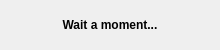
<?xml version="1.0" encoding="UTF-8"?>
<ui version="4.0">
 <class>wait</class>
 <widget class="QDialog" name="wait">
  <property name="geometry">
   <rect>
    <x>0</x>
    <y>0</y>
    <width>220</width>
    <height>50</height>
   </rect>
  </property>
  <property name="sizePolicy">
   <sizepolicy hsizetype="Fixed" vsizetype="Fixed">
    <horstretch>0</horstretch>
    <verstretch>0</verstretch>
   </sizepolicy>
  </property>
  <property name="minimumSize">
   <size>
    <width>220</width>
    <height>50</height>
   </size>
  </property>
  <property name="maximumSize">
   <size>
    <width>220</width>
    <height>50</height>
   </size>
  </property>
  <property name="windowTitle">
   <string>Wait a moment...</string>
  </property>
  <property name="locale">
   <locale language="English" country="UnitedStates"/>
  </property>
  <layout class="QGridLayout" name="gridLayout">
   <item row="0" column="0">
    <widget class="QLabel" name="label">
     <property name="text">
      <string>&lt;html&gt;&lt;head/&gt;&lt;body&gt;&lt;p align=&quot;center&quot;&gt;&lt;span style=&quot; font-weight:600;&quot;&gt;Wait a moment...&lt;/span&gt;&lt;/p&gt;&lt;/body&gt;&lt;/html&gt;</string>
     </property>
    </widget>
   </item>
  </layout>
 </widget>
 <resources/>
 <connections/>
</ui>
